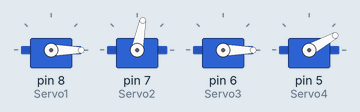
Recording of a sketch running on a simulated Arduino Uno, built with avr-gcc and run on an emulated ATmega328P. Shown: 4 × servo.

Above: at 5.5 s.
At 15.02 s:
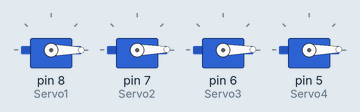
Timing chart, 0 to 40.0 s (numbered marks = the images above):
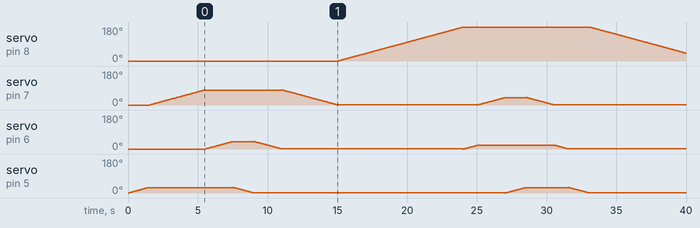

Measured:
- by itself, servo on pin 8 (Servo1): rises from 0° to 180° in 18.0 s, then falls to 42° in 6.9 s

The sketch:

arm0.1.ino
```cpp
#include <Servo.h> // menyertakan library servo ke dalam program
Servo Servo1;
Servo Servo2;
Servo Servo3;
Servo Servo4;
Servo servoMotor;  // Buat objek dari kelas Servo
int pos1, pos2, pos3, pos4 = 0;

void setup(){
  Servo1.attach(8);
  Servo2.attach(7);
  Servo3.attach(6);
  Servo4.attach(5);
  Servo1.write(pos1);
  Servo2.write(pos2);
  Servo3.write(pos3);
  Servo4.write(pos4);
}

void loop(){
  for(pos4 = 00; pos4 < 30; pos4 += 1){
  Servo4.write(pos4); //prosedur penulisan data PWM ke motor servo
  delay(50); //waktu tunda 15 ms
 }
 for(pos2 = 00; pos2 < 80; pos2 += 1){
  Servo2.write(pos2); //prosedur penulisan data PWM ke motor servo
  delay(50); //waktu tunda 15 ms
 }
  for(pos3 = 00; pos3 < 40; pos3 += 1){
  Servo3.write(pos3); //prosedur penulisan data PWM ke motor servo
  delay(50); //waktu tunda 15 ms
 }
  for(pos4 = 30; pos4>=1; pos4-=1){
  Servo4.write(pos4);
  delay(50);
 }
  for(pos3 = 40; pos3>=1; pos3-=1){
  Servo3.write(pos3);
  delay(50);
 }
  for(pos2= 80; pos2>=1; pos2-=1){
  Servo2.write(pos2);
  delay(50);
 }
  for(pos1 = 00; pos1 < 180; pos1 += 1){
  Servo1.write(pos1); //prosedur penulisan data PWM ke motor servo
  delay(50); //waktu tunda 15 ms
 }


  for(pos3 = 00; pos3 < 20; pos3 += 1){
    Servo3.write(pos3); //prosedur penulisan data PWM ke motor servo
    delay(50); //waktu tunda 15 ms
 }
  for(pos2 = 00; pos2 < 40; pos2 += 1){
  Servo2.write(pos2); //prosedur penulisan data PWM ke motor servo
  delay(50); //waktu tunda 15 ms
 }
  for(pos4 = 00; pos4 < 30; pos4 += 1){
    Servo4.write(pos4); //prosedur penulisan data PWM ke motor servo
    delay(50); //waktu tunda 15 ms
 }
  for(pos2 = 40; pos2>=1; pos2-=1){
  Servo2.write(pos2);
  delay(50);
 }
  for(pos3 = 20; pos3>=1; pos3-=1){
    Servo3.write(pos3);
    delay(50);
 }
  for(pos4 = 30; pos4>=1; pos4-=1){
    Servo4.write(pos4);
    delay(50);
 }
   for(pos1 = 180; pos1>=1; pos1-=1){
  Servo1.write(pos1);
  delay(50);
 }

}
```
